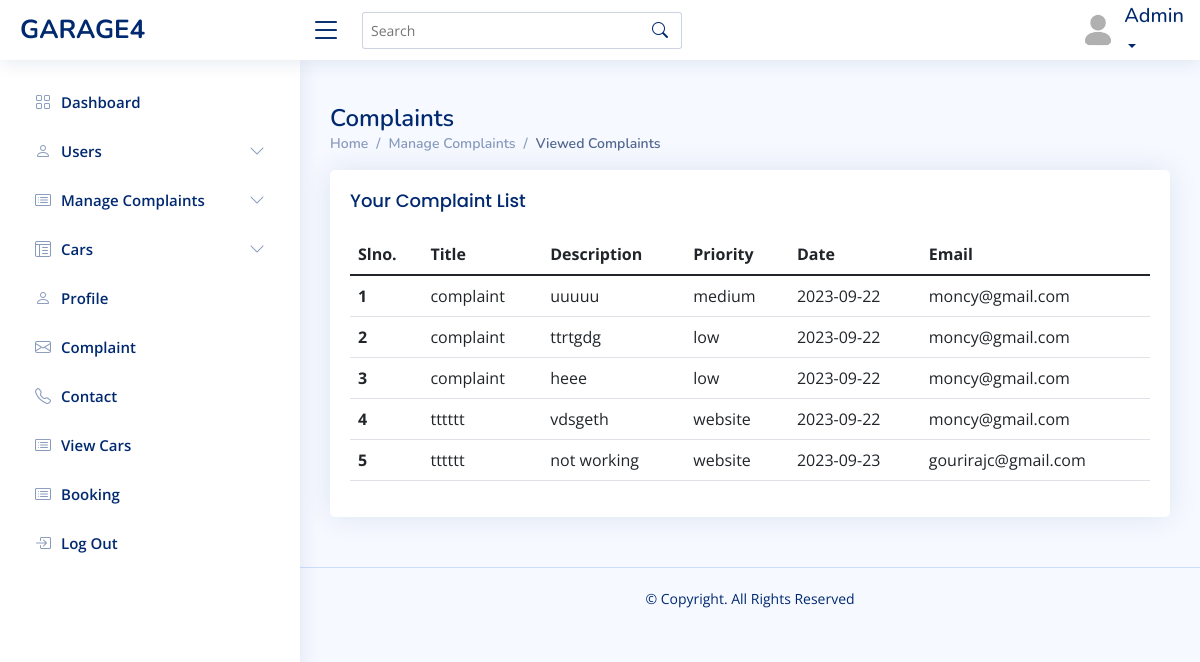
Page /admin/viewedcomplaint.php on the committed database.
### tables this page shows
CREATE TABLE `complaint` (
  `complaint_id` int(30) NOT NULL,
  `title` varchar(40) NOT NULL,
  `description` varchar(200) NOT NULL,
  `type` varchar(10) NOT NULL,
  `date` date NOT NULL,
  `email_id` varchar(50) NOT NULL,
  `reply` varchar(10) NOT NULL
);

### connect.php (called while the page is built, shortened)
<?php
$dbname="garage4";
$conn=mysqli_connect("localhost","root","",$dbname);
function select_data($sql)
{
  global $conn;
  $res = mysqli_query($conn, $sql);
  if ($res)
    return $res;
  else
    return False;
}
?>

### admin/viewedcomplaint.php (the view, shortened to what this page needs)
<?php
include("header.php");
?>
  <main id="main" class="main">
    <div class="pagetitle">
      <h1>Complaints</h1>
      <nav>
        <ol class="breadcrumb">
        <li class="breadcrumb-item"><a href="index.php">Home</a></li>
          <li class="breadcrumb-item">Manage Complaints</a></li>
          <li class="breadcrumb-item active">Viewed Complaints</li>
        </ol>
      </nav>
    </div>
    <div class="card">
          <div class="card-body">
            <h5 class="card-title">
            Your Complaint List
            </h5>
    <section class="section dashboard">
      <div class="row">
      <section class="section">
      <div class="row">
        <div class="col-lg-12">
              <table class="table datatable">
                <thead>
                  <tr>
                    <th scope="col">Slno.</th>
                    <th scope="col">Title</th>
                    <th scope="col">Description</th>
                    <th scope="col">Priority</th>
                    <th scope="col">Date</th>
                    <th scope="col">Email</th>
                  </tr>
                </thead>
                <tbody>
                <?php
               $sql = "SELECT * FROM complaint where  reply='1' ";
                $data=select_data($sql);
                $n=1;
                while ($row = mysqli_fetch_assoc($data)) {
                  ?>
                  <tr>
                  <th scope='row'><?php echo $n++; ?></th>
                 <td><?php echo  $row['title'] ?></td>
                 <td> <?php echo $row['description'] ?></td>
                 <td><?php echo $row['type'] ?></td>
                 <td><?php echo $row['date']?></td>
                 <td> <?php echo $row['email_id']  ?></td>
                  <?php
                  }
                  ?>
                </tbody>
              </table>
            </div>
          </div>
        </div>
      </div>
  </main>

### admin/assets/css/style.css (style rules this page uses)
:root { scroll-behavior: smooth; }
body { font-family: "Open Sans", sans-serif; background: #f6f9ff; color: #444444; }
a { color: #4154f1; text-decoration: none; }
h1, h2, h3, h4, h5, h6 { font-family: "Nunito", sans-serif; }
#main { margin-top: 60px; padding: 20px 30px; transition: all 0.3s; }
.pagetitle { margin-bottom: 10px; }
.pagetitle h1 { font-size: 24px; margin-bottom: 0; font-weight: 600; color: #012970; }
.card { margin-bottom: 30px; border: none; border-radius: 5px; box-shadow: 0px 0 30px rgba(1, 41, 112, 0.1); }
.card-title { padding: 20px 0 15px 0; font-size: 18px; font-weight: 500; color: #012970; font-family: "Poppins", sans-serif; }
.card-body { padding: 0 20px 20px 20px; }
.breadcrumb { font-size: 14px; font-family: "Nunito", sans-serif; color: #899bbd; font-weight: 600; }
.breadcrumb a { color: #899bbd; transition: 0.3s; }
.breadcrumb .breadcrumb-item::before { color: #899bbd; }
.breadcrumb .active { color: #51678f; font-weight: 600; }
@media (min-width: 1200px) { #main, #footer { margin-left: 300px; } }
.footer { padding: 20px 0; font-size: 14px; transition: all 0.3s; border-top: 1px solid #cddfff; }
.footer .copyright { text-align: center; color: #012970; }
.footer .credits { padding-top: 5px; text-align: center; font-size: 13px; color: #012970; }

### rows in the picture
complaint: title "complaint", description "uuuuu", type "medium", date "2023-09-22", email "moncy@gmail.com"
complaint: title "complaint", description "ttrtgdg", type "low", date "2023-09-22", email "moncy@gmail.com"
complaint: title "complaint", description "heee", type "low", date "2023-09-22", email "moncy@gmail.com"
complaint: title "tttttt", description "vdsgeth", type "website", date "2023-09-22", email "moncy@gmail.com"
complaint: title "tttttt", description "not working", type "website", date "2023-09-23", email "gourirajc@gmail.com"
